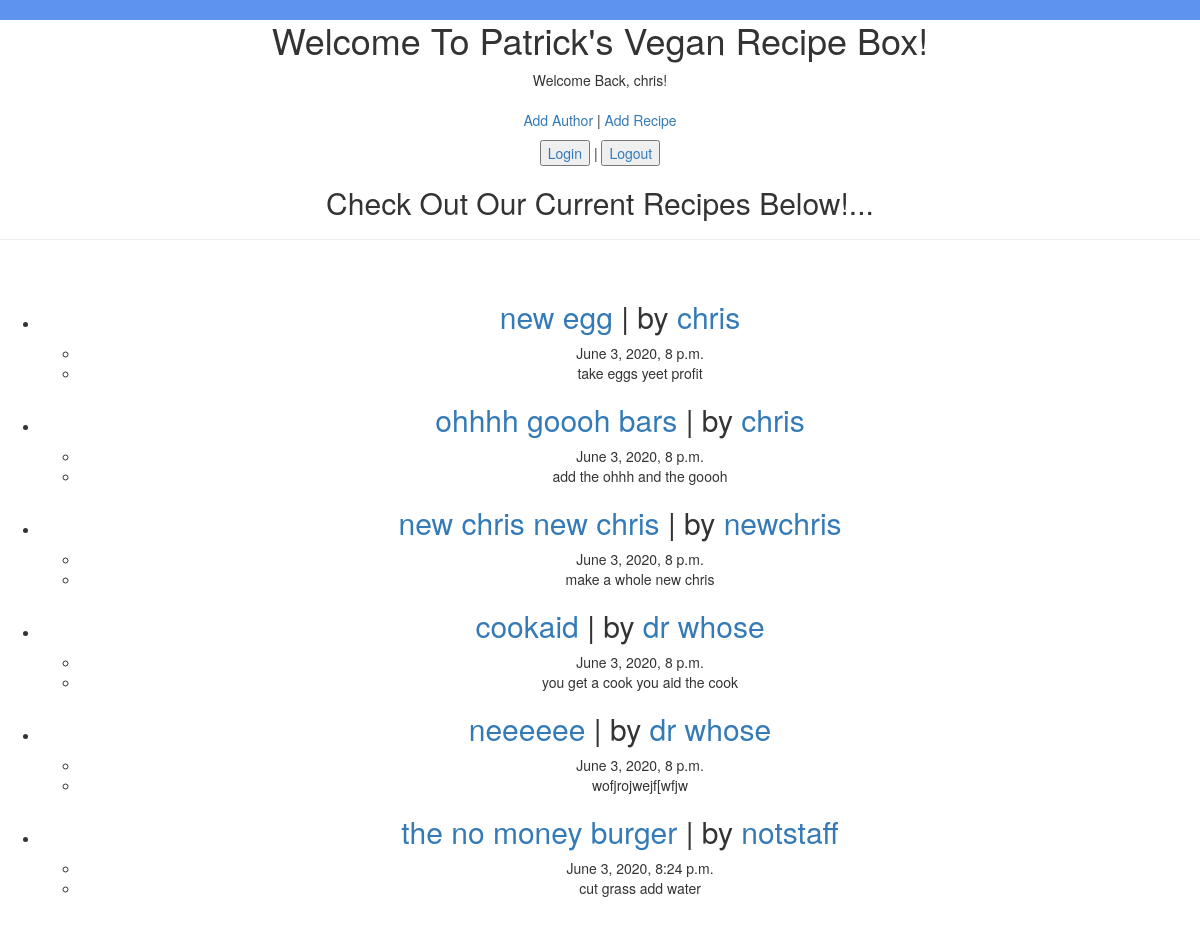
The app's page / (signed in) with its own data.
### recipe/models.py (models this page shows, shortened)
class RecipeItem(models.Model):
    title = models.CharField(max_length=50)
    author = models.ForeignKey(Author, on_delete=models.CASCADE)
    description = models.TextField()
    date = models.DateTimeField(default=timezone.now)
    time = models.CharField(max_length=30)
    instructions = models.TextField()

class Author(models.Model):
    user = models.OneToOneField(to=User, on_delete=models.CASCADE, default=None)
    name = models.CharField(max_length=50, default=None)
    bio = models.TextField()
    favorite = models.ManyToManyField(
        'RecipeItem',
        related_name='favorite',
        default = None,
        blank=True,
        symmetrical=False
        )

### recipe/views.py (the view)
# urls.py: path('', views.index, name="homepage"),
def index(request):
    author = Author.objects.all()
    recipe = RecipeItem.objects.all()
    return render(request, 'index.html', {"author_data": author, "recipe_data": recipe})

### recipe/templates/index.html (shortened to what this page needs)
{% load static %}
<!DOCTYPE html>
<head>
    <link rel="stylesheet" href="//maxcdn.bootstrapcdn.com/bootstrap/3.2.0/css/bootstrap.min.css">
    <link rel="stylesheet" href="//maxcdn.bootstrapcdn.com/bootstrap/3.2.0/css/bootstrap-theme.min.css"></head>
    <link rel="stylesheet" href="{% static 'css/index.css' %}">
<main>
    <html>
        <body>
            <h1>Welcome To Patrick's Vegan Recipe Box!</h1>
                <div class='title_div'>Welcome Back, {{user.username}}!</div>
                <p><a href="{% url 'author_add_view' %}"> Add Author</a> | <a href="{% url 'recipe_add_view' %}"> Add Recipe</a></p>
                <a href='login/'><button>Login</button></a> | <a href='logout/'><button>Logout</button></a>
                <div class="basicbox">
                    <h2>Check Out Our Current Recipes Below!...</h2>
                    <hr/>
                    <ul>
                        {% for item in recipe_data %}
                            <li>
                                <h2 class='recipes'>
                                    <a href='recipes/{{item.id}}/'>{{ item.title }}</a> | by <a
                                        href='authors/{{item.author.id}}'>{{ item.author.name }}</a>
                                </h2>
                                <ul>
                                    <li>
                                        {{ item.date }}
                                    </li>
                                    <li>
                                        {{ item.description }}
                                    </li>
                                </ul>
                            </li>
                        {% endfor %}
                    </ul>
                </div>
        </body>
    </html>
</main>

### recipe/static/css/index.css (style rules this page uses)
html { font-family: "Raleway", "Helvetica", sans-serif; font-weight: 400; text-align: center; color: rgb(250, 251, 252); height: 100%; background-color: rgb(94, 148, 240); }

### records on screen
RecipeItem: title "new egg", author.name "chris", date "June 3, 2020, 8 p.m.", description "take eggs yeet profit"
RecipeItem: title "ohhhh goooh bars", author.name "chris", date "June 3, 2020, 8 p.m.", description "add the ohhh and the goooh"
RecipeItem: title "new chris new chris", author.name "newchris", date "June 3, 2020, 8 p.m.", description "make a whole new chris"
RecipeItem: title "cookaid", author.name "dr whose", date "June 3, 2020, 8 p.m.", description "you get a cook you aid the cook"
RecipeItem: title "neeeeee", author.name "dr whose", date "June 3, 2020, 8 p.m.", description "wofjrojwejf[wfjw"
RecipeItem: title "the no money burger", author.name "notstaff", date "June 3, 2020, 8:24 p.m.", description "cut grass add water"

### other values on screen
{{ user.username }} "chris"
